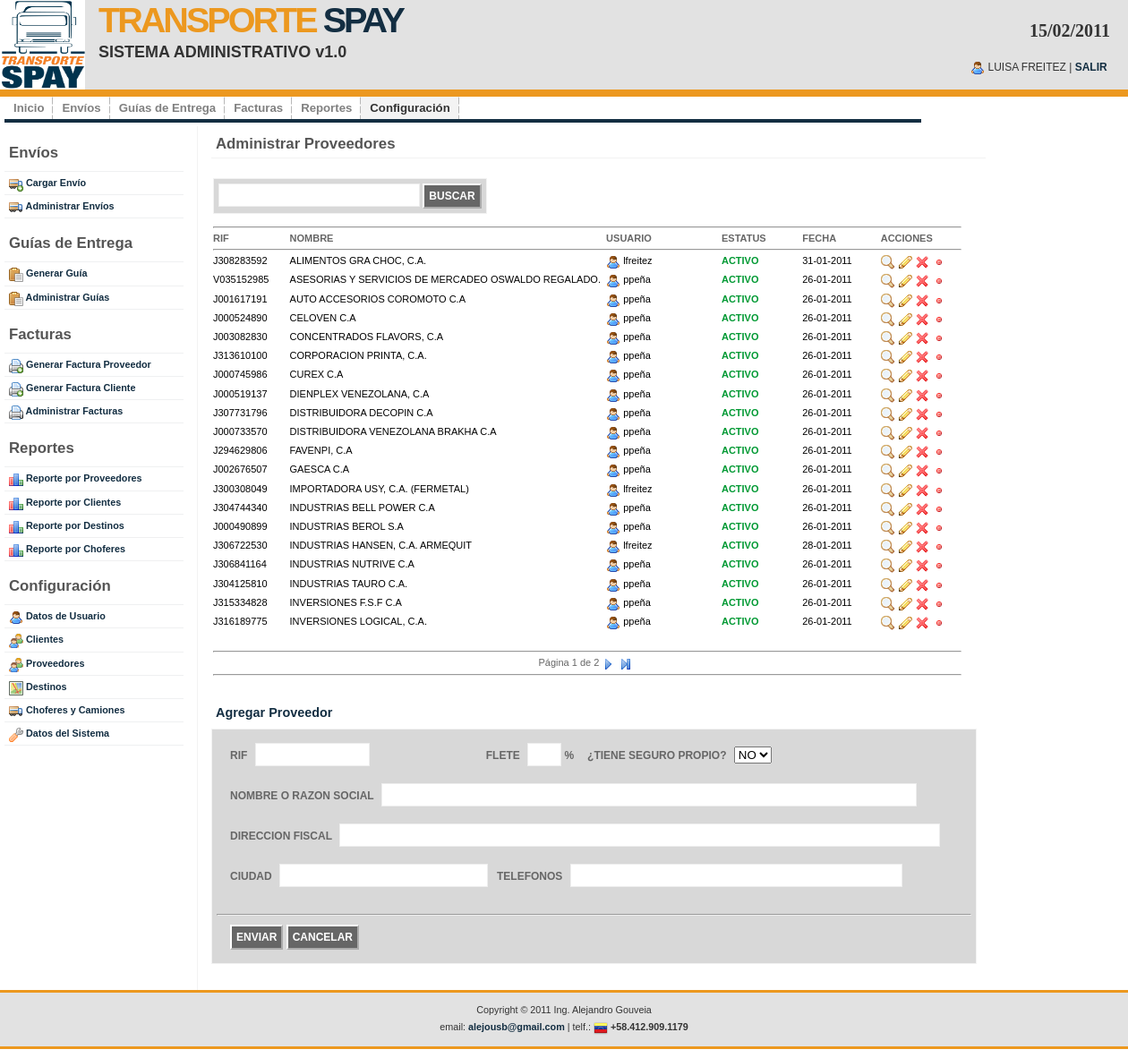
The page /adm_proveedores.php (signed in) on the database as committed earlier.
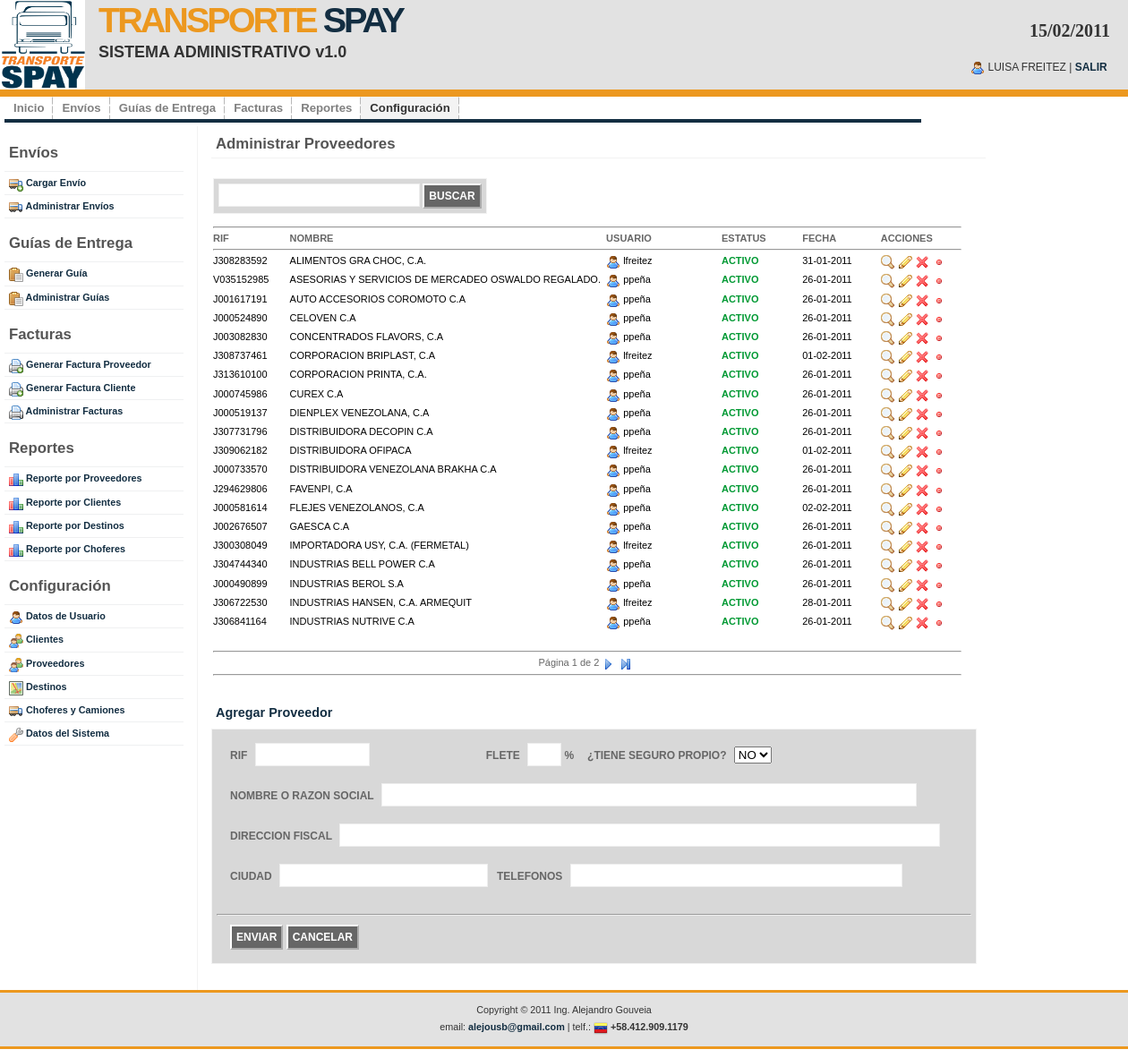
The same page on the database as committed later.
### tables this page shows
CREATE TABLE IF NOT EXISTS `ts_proveedor` (
  `id` int(10) NOT NULL AUTO_INCREMENT,
  `rif` varchar(200) NOT NULL,
  `nombre` varchar(200) NOT NULL,
  `direccion` text,
  `ciudad` varchar(200) NOT NULL,
  `telefono` varchar(200) NOT NULL,
  `flete` float DEFAULT NULL,
  `seguro` char(1) NOT NULL,
  `ind_activo` int(1) NOT NULL,
  `fecha_creacion` date NOT NULL,
  `fecha_modificacion` date DEFAULT NULL,
  `id_usuario` int(10) DEFAULT NULL,
  PRIMARY KEY (`id`)
);

CREATE TABLE IF NOT EXISTS `ts_usuario` (
  `id` int(10) NOT NULL AUTO_INCREMENT,
  `login` varchar(100) NOT NULL,
  `password` varchar(100) NOT NULL,
  `nombre` varchar(200) NOT NULL,
  `email` varchar(200) NOT NULL,
  `ind_activo` int(1) NOT NULL,
  `fecha_creacion` date NOT NULL,
  `fecha_modificacion` date DEFAULT NULL,
  `fecha_ultimo_login` date DEFAULT NULL,
  `id_usuario` int(10) DEFAULT NULL,
  PRIMARY KEY (`id`)
);

### inc_functions.php (called while the page is built, shortened)
<?php
	function getPage() {
		if(isset($_GET["page"])) {
			return $_GET["page"];
		}
		else {
			return 1;
		}
	}
	function getRowsPerPage($link) {
		$query = "SELECT valor FROM ts_config WHERE parametro='ROWS_PER_PAGE'";
		$result = mysql_query($query,$link);
		while ($row = mysql_fetch_object($result)) {
			return $row->valor;
		}
		return 0;
	}
	function obtenerResultset($link, $query) {
		return mysql_query($query,$link);
	}
	function obtenerRegistro($result) {
		return mysql_fetch_object($result);
	}
?>

### adm_proveedores.php (the view, shortened to what the changed rows need)
<?php include("inc_conectarse.php"); ?>
<?php include("inc_functions.php"); ?>
<!DOCTYPE html PUBLIC "-//W3C//DTD XHTML 1.0 Strict//EN" "http://www.w3.org/TR/xhtml1/DTD/xhtml1-strict.dtd">
<html xmlns="http://www.w3.org/1999/xhtml" xml:lang="en" lang="en">
<?php include("inc_metadata.php"); ?>
<body>
<?php include("inc_header.php"); ?>
<div id="wrap">
	<div id="content-wrap">
			<?php include("inc_sidebar.php"); ?>
	  		<div id="main">
				<h1>Administrar Proveedores</h1>
					<table style="padding-left:10px; font-size:11px" width="850px">
                		<?php
						$rowsPerPage = getRowsPerPage($link);
						$page = getPage();
						$offset = ($page - 1) * $rowsPerPage;
						$query = "SELECT p.*, u.login
						            FROM ts_proveedor p, ts_usuario u
						           WHERE p.id_usuario = u.id
						             AND p.ind_activo < 2 ";
						$query .= " ORDER BY p.nombre ";
						$query .= "LIMIT $offset, $rowsPerPage";
						$result = obtenerResultset($link,$query);
						while ($row = obtenerRegistro($result)) {
							$inactiva = false;
 						?>
          				<tr style="color: #000">
                			<td <?php if($inactiva) {?> style="color:#999;" <?php } ?>>
								<?php echo $row->rif; ?>
                    		</td>
                			<td <?php if($inactiva) {?> style="color:#999;" <?php } ?>>
								<?php echo $row->nombre; ?>
                    		</td>
                    		<td <?php if($inactiva) {?> style="color:#999;" <?php } ?>>
								<img src="images/icons/user.png" align="texttop" border="0" /> <?php echo $row->login; ?>
                    		</td>
                    		<td>
								<?php
									if($inactiva) {
										echo "<span style='color:#F00; font-weight:bold;'>INACTIVO</span>";
									}
									else {
										echo "<span style='color:#093; font-weight:bold;'>ACTIVO</span>";
									}
								?>
                    		</td>
                    		<td align="left" <?php if($inactiva) {?> style="color:#999;" <?php } ?>>
								<?php echo date("d-m-Y", strtotime($row->fecha_modificacion)); ?>
                  			</td>
                            <td align="left">
                                <a href="adm_consultar_proveedor.php?id=<?php echo $row->id; ?>" title="Consultar">
                                	<img src="images/icons/zoom.png" align="texttop" border="0" />
                           		</a>
                            	<a href="adm_proveedores.php?action=Modificar&id=<?php echo $row->id; ?>" title="Modificar">
                                	<img align="texttop" src="images/icons/pencil.png" border="0" />
                               	</a>
                                <a href="adm_proveedores.php?action=Eliminar&id=<?php echo $row->id; ?>" title="Eliminar">
                                	<img src="images/icons/cross.png" align="texttop" border="0"
                                     onclick="javascript:return confirm('Esta seguro que desea eliminar?');" />
                           		</a>
                               	<?php if($inactiva) { ?>
                            	<a href="adm_proveedores.php?action=Activar&id=<?php echo $row->id; ?>" title="Activar">
                                	<img align="texttop" src="images/icons/bullet_green.png" border="0" />
                               	</a>
                               	<?php } else { ?>
                            	<a href="adm_proveedores.php?action=Inactivar&id=<?php echo $row->id; ?>" title="Inactivar">
                                	<img align="texttop" src="images/icons/bullet_red.png" border="0" />
                               	</a>
                               	<?php } ?>
                            </td>
            			</tr>
						<?php } ?>
          			</table>
                <br />
	  		</div>
	</div>
</div>
</body>
</html>

Rows that differ between the two databases and show on the page:
no longer on this page (row unchanged): ts_proveedor: rif "J304125810", nombre "INDUSTRIAS TAURO C.A.", ts_usuario.login "ppeña", fecha_modificacion "26-01-2011"
no longer on this page (row unchanged): ts_proveedor: rif "J315334828", nombre "INVERSIONES F.S.F C.A", ts_usuario.login "ppeña", fecha_modificacion "26-01-2011"
no longer on this page (row unchanged): ts_proveedor: rif "J316189775", nombre "INVERSIONES LOGICAL, C.A.", ts_usuario.login "ppeña", fecha_modificacion "26-01-2011"
added ts_proveedor: rif "J308737461", nombre "CORPORACION BRIPLAST, C.A", ts_usuario.login "lfreitez", fecha_modificacion "01-02-2011"
added ts_proveedor: rif "J309062182", nombre "DISTRIBUIDORA OFIPACA", ts_usuario.login "lfreitez", fecha_modificacion "01-02-2011"
added ts_proveedor: rif "J000581614", nombre "FLEJES VENEZOLANOS, C.A", ts_usuario.login "ppeña", fecha_modificacion "02-02-2011"
